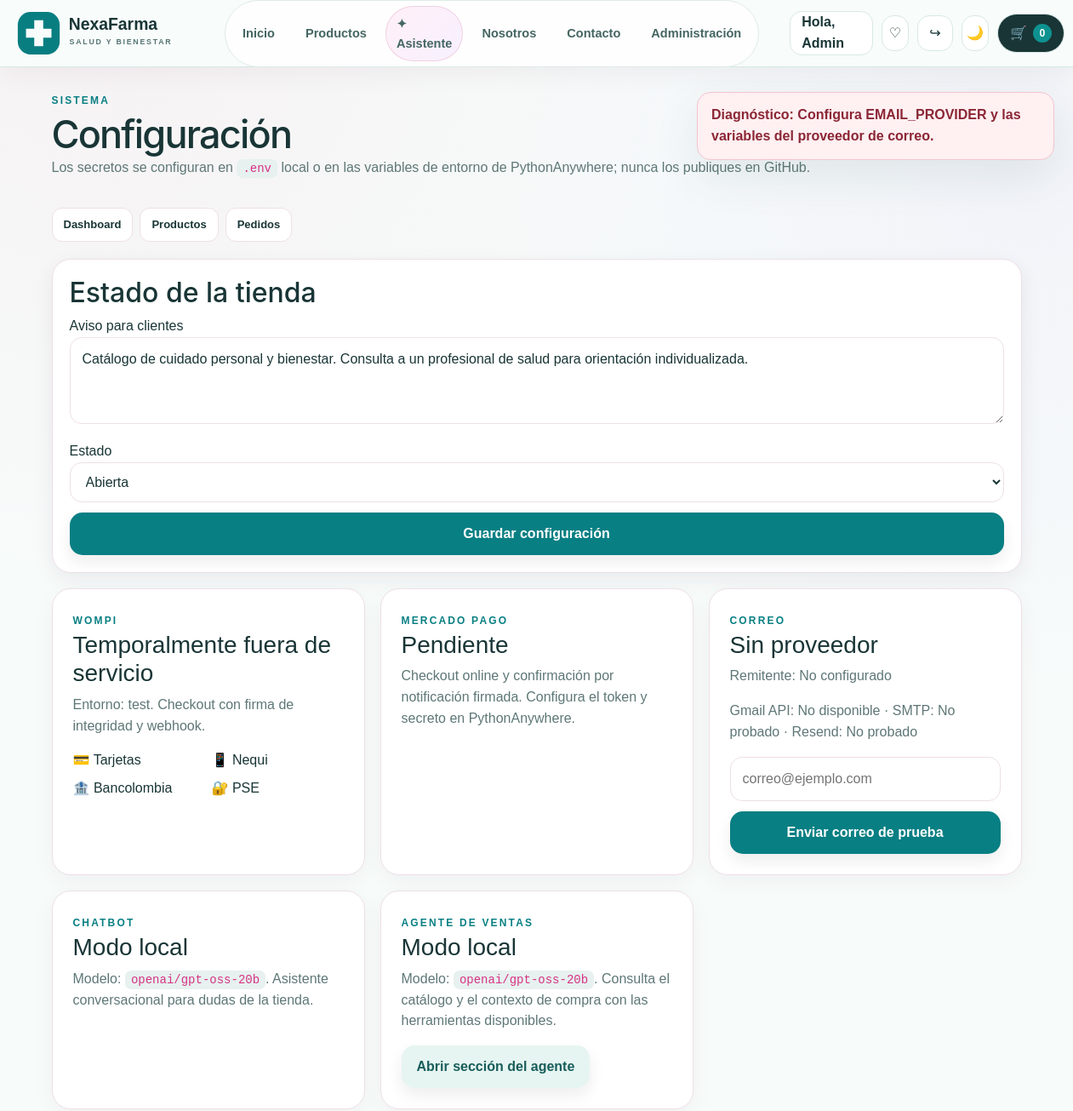
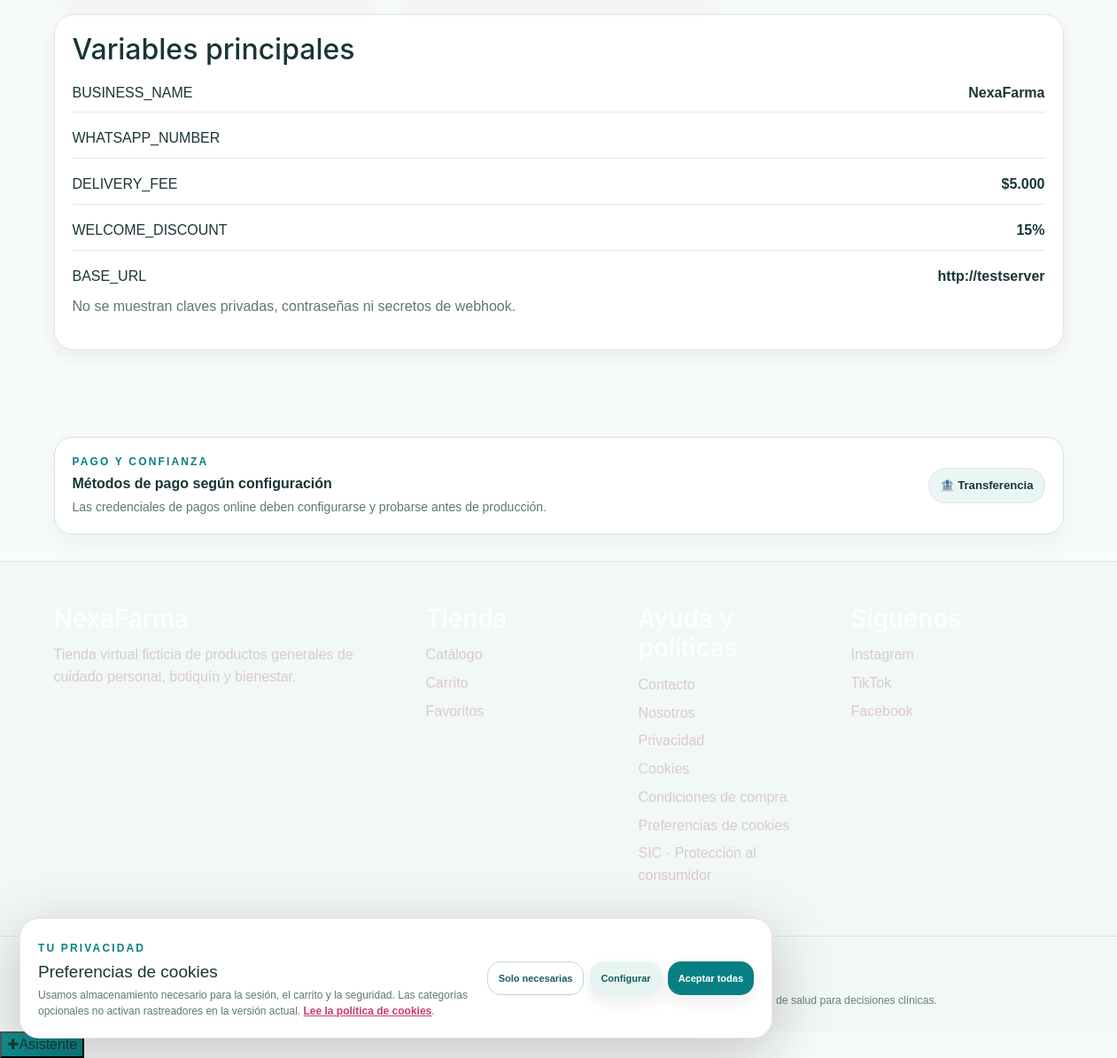
/admin/configuracion (signed in), run on the app's committed database (2 pictures, top to bottom).
### tables this page shows
CREATE TABLE users(
            id INTEGER PRIMARY KEY AUTOINCREMENT,
            first_name TEXT NOT NULL,
            last_name TEXT NOT NULL,
            email TEXT UNIQUE NOT NULL,
            phone TEXT,
            password_hash TEXT NOT NULL,
            google_sub TEXT,
            address TEXT,
            city TEXT,
            neighborhood TEXT,
            is_admin INTEGER DEFAULT 0,
            is_active INTEGER DEFAULT 1,
            created_at TEXT NOT NULL,
            updated_at TEXT
        );

CREATE TABLE site_settings(
            key TEXT PRIMARY KEY,
            value TEXT
        );

### app.py (the view, shortened to what this page needs)
@app.route("/admin/configuracion",methods=["GET","POST"])
@admin_required
def admin_config():
    return render_template("admin_config.html",chatbot_model=CHATBOT_MODEL,smtp_enabled=smtp_configured(),resend_enabled=resend_configured(),email_provider=email_provider_name(),email_diagnostics=email_diagnostics(),wompi_enabled=wompi_is_available(),wompi_temporarily_unavailable=WOMPI_TEMPORARILY_UNAVAILABLE,mercadopago_enabled=mercadopago_is_configured(),wompi_environment=WOMPI_ENVIRONMENT,mail_from=GMAIL_API_FROM or RESEND_FROM or SMTP_FROM)

### app.py (called while the page is built, shortened)
def money(value):
    return f"${int(value or 0):,.0f}".replace(",", ".")

def db():
    conn = sqlite3.connect(DB, timeout=15)
    conn.row_factory = sqlite3.Row
    conn.execute("PRAGMA foreign_keys=ON")
    conn.execute("PRAGMA journal_mode=WAL")
    return conn

def current_user():
    uid = session.get("user_id")
    if not uid:
        return None
    conn = db()
    user = conn.execute("SELECT * FROM users WHERE id=? AND is_active=1", (uid,)).fetchone()
    conn.close()
    return user

def admin_required(func):
    @wraps(func)
    def wrapped(*args, **kwargs):
        user = current_user()
        if not user or not user["is_admin"]:
            flash("Debes iniciar sesión como administrador.", "error")
            return redirect(url_for("login", next=request.path))
        return func(*args, **kwargs)
    return wrapped

def csrf_token_value():
    token = session.get("csrf_token")
    if not token:
        token = secrets.token_urlsafe(32)
        session["csrf_token"] = token
    return token

def verify_csrf():
    if request.method not in {"POST", "PUT", "PATCH", "DELETE"}:
        return

@app.before_request
def global_guards():
    verify_csrf()
    if session.get("must_change_password") and request.endpoint not in {"change_password", "logout", "static"}:
        return redirect(url_for("change_password"))

def safe_site_settings():
    settings = {"store_status": "open", "business_notice": "Catálogo de cuidado personal, higiene, botiquín y bienestar. Consulta a un profesional para orientación sanitaria individual."}
    try:
        conn = db()
        rows = conn.execute("SELECT key,value FROM site_settings").fetchall()
        conn.close()
        settings.update({r["key"]: r["value"] for r in rows})
    except Exception:
        app.logger.exception("No se pudieron cargar site_settings")
    return settings

def wompi_is_configured():
    return bool(WOMPI_PUBLIC_KEY and WOMPI_INTEGRITY_SECRET and WOMPI_EVENTS_SECRET)

def wompi_is_available():
    return wompi_is_configured() and not WOMPI_TEMPORARILY_UNAVAILABLE

def mercadopago_is_configured():
    parsed = urlparse(BASE_URL)
    return bool(MERCADOPAGO_ACCESS_TOKEN and MERCADOPAGO_WEBHOOK_SECRET and (parsed.scheme == "https" or parsed.hostname in {"localhost", "127.0.0.1"}))

def smtp_configured():
    return bool(SMTP_HOST and SMTP_FROM)

def resend_configured():
    return bool(RESEND_API_KEY and RESEND_FROM)

### templates/admin_config.html
{% extends 'base.html' %}{% block title %}Configuración | Admin{% endblock %}{% block content %}<section class="container admin-shell"><div class="admin-header"><div><span class="eyebrow">SISTEMA</span><h1>Configuración</h1><p class="muted">Los secretos se configuran en <code>.env</code> local o en las variables de entorno de PythonAnywhere; nunca los publiques en GitHub.</p></div></div><nav class="admin-nav"><a href="{{ url_for('admin') }}">Dashboard</a><a href="{{ url_for('admin_products') }}">Productos</a><a href="{{ url_for('admin_orders') }}">Pedidos</a></nav><section class="admin-card"><h2>Estado de la tienda</h2><form class="admin-form" method="post"><input type="hidden" name="csrf_token" value="{{ csrf_token }}"><label>Aviso para clientes<textarea class="field" name="business_notice" rows="3">{{ site_settings.get('business_notice','') }}</textarea></label><label>Estado<select class="field" name="store_status"><option value="open" {% if site_settings.get('store_status','open')=='open' %}selected{% endif %}>Abierta</option><option value="closed" {% if site_settings.get('store_status')=='closed' %}selected{% endif %}>Cerrada</option></select></label><button class="btn btn-primary" type="submit">Guardar configuración</button></form></section><div class="info-grid" style="margin-top:18px"><article class="info-card"><span class="eyebrow">WOMPI</span><h3>{{ 'Temporalmente fuera de servicio' if wompi_temporarily_unavailable else ('Configurado' if wompi_enabled else 'Pendiente') }}</h3><p class="muted">Entorno: {{ wompi_environment }}. Checkout con firma de integridad y webhook.</p><div class="payment-method-grid"><span>💳 Tarjetas</span><span>📱 Nequi</span><span>🏦 Bancolombia</span><span>🔐 PSE</span></div></article><article class="info-card"><span class="eyebrow">MERCADO PAGO</span><h3>{{ "Configurado" if mercadopago_enabled else "Pendiente" }}</h3><p class="muted">Checkout online y confirmación por notificación firmada. Configura el token y secreto en PythonAnywhere.</p></article><article class="info-card"><span class="eyebrow">CORREO</span><h3>{{ email_provider }}</h3><p class="muted">Remitente: {{ mail_from or 'No configurado' }}</p><p class="muted">Gmail API: {{ 'Token válido' if email_diagnostics.gmail_api else 'No disponible' }} · SMTP: {{ 'Conectado' if email_diagnostics.smtp_connection else 'No probado' }} · Resend: {{ 'Conectado' if email_diagnostics.resend_api else 'No probado' }}</p>{% if email_diagnostics.error %}<p class="flash error" role="status">Diagnóstico: {{ email_diagnostics.error }}</p>{% endif %}<form method="post" action="{{ url_for('admin_email_test') }}" class="admin-form" style="margin-top:12px"><input type="hidden" name="csrf_token" value="{{ csrf_token }}"><input class="field" type="email" name="test_email" placeholder="correo@ejemplo.com" required><button class="btn btn-primary" type="submit">Enviar correo de prueba</button></form></article><article class="info-card"><span class="eyebrow">CHATBOT</span><h3>{{ 'IA activa' if chatbot_ai else 'Modo local' }}</h3><p class="muted">Modelo: <code>{{ chatbot_model }}</code>. Asistente conversacional para dudas de la tienda.</p></article><article class="info-card"><span class="eyebrow">AGENTE DE VENTAS</span><h3>{{ 'IA activa' if agent_ai else 'Modo local' }}</h3><p class="muted">Modelo: <code>{{ agent_model }}</code>. Consulta el catálogo y el contexto de compra con las herramientas disponibles.</p><a class="btn btn-soft" href="{{ url_for('agent_page') }}">Abrir sección del agente</a></article></div><section class="admin-card" style="margin-top:18px"><h2>Variables principales</h2><div class="info-list"><div class="info-row"><span>BUSINESS_NAME</span><b>{{ config.name }}</b></div><div class="info-row"><span>WHATSAPP_NUMBER</span><b>{{ config.whatsapp }}</b></div><div class="info-row"><span>DELIVERY_FEE</span><b>{{ config.delivery_fee|money }}</b></div><div class="info-row"><span>WELCOME_DISCOUNT</span><b>{{ config.discount }}%</b></div><div class="info-row"><span>BASE_URL</span><b>{{ request.host_url.rstrip('/') }}</b></div></div><p class="muted">No se muestran claves privadas, contraseñas ni secretos de webhook.</p></section></section>{% endblock %}

### templates/base.html (shortened to what this page needs)
<!doctype html>
<html lang="es" data-theme="light">
<head>
  <link rel="stylesheet" href="https://cdn.jsdelivr.net/npm/bootstrap@5.3.8/dist/css/bootstrap.min.css">
  <link rel="stylesheet" href="{{ url_for('static',filename='css/style.css') }}">
  <link rel="stylesheet" href="{{ url_for('static',filename='css/pharmacy-theme.css') }}">
</head>
<body class="premium-store">
<header class="site-header"><div class="header-inner">
  <a class="brand" href="{{ url_for('home') }}" aria-label="NexaFarma, inicio"><img src="{{ url_for('static',filename='logo.svg') }}" alt="NexaFarma"></a>
  <nav class="desktop-nav" aria-label="Navegación principal">
    <a class="{% if request.endpoint == 'home' %}is-current{% endif %}" href="{{ url_for('home') }}">Inicio</a><a class="{% if request.endpoint in ['menu','product'] %}is-current{% endif %}" href="{{ url_for('menu') }}">Productos</a>
    <a class="nav-agent-link{% if request.endpoint == 'agent_page' %} is-current{% endif %}" href="{{ url_for('agent_page') }}">✦ Asistente</a>
    <a href="{{ url_for('about') }}">Nosotros</a><a href="{{ url_for('contact') }}">Contacto</a>
    {% if user and user.is_admin %}<a href="{{ url_for('admin') }}">Administración</a>{% endif %}
  </nav>
  <div class="header-actions">
    {% if user %}<a class="account-pill" href="{{ url_for('account') }}">Hola, {{ user.first_name }}</a><a class="icon-btn" href="{{ url_for('favorites_page') }}" aria-label="Favoritos" title="Favoritos">♡</a>
      <form class="inline-form logout-form" method="post" action="{{ url_for('logout') }}"><input type="hidden" name="csrf_token" value="{{ csrf_token }}"><button class="icon-btn" type="submit" aria-label="Cerrar sesión" title="Cerrar sesión">↪</button></form>
    {% else %}<a class="account-pill" href="{{ url_for('login') }}">Entrar</a>{% endif %}
    <button class="icon-btn" id="themeToggle" type="button" aria-label="Cambiar tema" title="Cambiar tema">◐</button>
    <a class="cart-pill" href="{{ url_for('cart_view') }}" aria-label="Carrito">🛒 <span>{{ cart_count }}</span></a>
  </div>
</div>
</header>
<main id="main-content">{% block content %}{% endblock %}</main>
<section class="payment-trust container" aria-label="Medios de pago"><div class="payment-trust-copy"><span class="eyebrow">PAGO Y CONFIANZA</span><b>{% if mercadopago_enabled %}Checkout disponible con Mercado Pago{% elif wompi_enabled %}Checkout disponible con Wompi{% else %}Métodos de pago según configuración{% endif %}</b><small>{% if mercadopago_enabled %}El pago se procesa en el entorno de Mercado Pago configurado.{% elif wompi_enabled %}Los medios habilitados dependen de tu comercio.{% else %}Las credenciales de pagos online deben configurarse y probarse antes de producción.{% endif %}</small></div><div class="payment-trust-badges">{% if mercadopago_enabled %}<span>💳 Mercado Pago</span>{% elif wompi_enabled %}<span>💳 Pagos online</span>{% else %}<span>🏦 Transferencia</span>{% endif %}</div></section>
<footer><div class="footer-main container">
  <div><h3>{{ config.name }}</h3><p class="muted">Tienda virtual ficticia de productos generales de cuidado personal, botiquín y bienestar.</p></div>
  <div><h3>Tienda</h3><a href="{{ url_for('menu') }}">Catálogo</a><a href="{{ url_for('cart_view') }}">Carrito</a>{% if user %}<a href="{{ url_for('favorites_page') }}">Favoritos</a>{% endif %}</div>
  <div><h3>Ayuda y políticas</h3><a href="{{ url_for('contact') }}">Contacto</a><a href="{{ url_for('about') }}">Nosotros</a><a href="{{ url_for('privacy_policy') }}">Privacidad</a><a href="{{ url_for('cookie_policy') }}">Cookies</a><a href="{{ url_for('terms_policy') }}">Condiciones de compra</a><a href="#" id="cookiePreferencesOpen">Preferencias de cookies</a>{% if config.whatsapp %}<a href="https://wa.me/{{ config.whatsapp }}" target="_blank" rel="noopener noreferrer">WhatsApp</a>{% endif %}<a href="https://www.sic.gov.co/" target="_blank" rel="noopener noreferrer">SIC · Protección al consumidor</a></div>
  <div><h3>Síguenos</h3><a href="{{ config.instagram }}" target="_blank" rel="noopener">Instagram</a><a href="{{ config.tiktok }}" target="_blank" rel="noopener">TikTok</a><a href="{{ config.facebook }}" target="_blank" rel="noopener">Facebook</a></div>
</div><div class="footer-bottom"><div class="container">© {{ year }} {{ config.name }} · {{ config.address }}{% if config.business_phone %} · {{ config.business_phone }}{% endif %}</div></div>
<div class="health-disclaimer container">Proyecto académico con marca ficticia. El catálogo no es asesoría médica ni confirma la autorización sanitaria de productos. Consulta a un profesional de salud para decisiones clínicas.</div></footer>
<section id="cookieConsentBanner" class="cookie-consent" role="dialog" aria-label="Preferencias de cookies" aria-describedby="cookieConsentText" hidden>
  <div class="cookie-consent-copy"><span class="eyebrow">TU PRIVACIDAD</span><h2>Preferencias de cookies</h2><p id="cookieConsentText">Usamos almacenamiento necesario para la sesión, el carrito y la seguridad. Las categorías opcionales no activan rastreadores en la versión actual. <a href="{{ url_for('cookie_policy') }}">Lee la política de cookies</a>.</p></div>
  <div class="cookie-consent-actions"><button id="cookieAcceptNecessary" class="btn btn-outline" type="button">Solo necesarias</button><button id="cookieCustomize" class="btn btn-soft" type="button" aria-expanded="false">Configurar</button><button id="cookieAcceptAll" class="btn btn-primary" type="button">Aceptar todas</button></div>
</section>
<div id="agentWidget" class="agent-widget" data-agent-mode="widget"><button id="agentWidgetToggle" class="agent-widget-toggle" type="button" aria-expanded="false" aria-controls="agentWidgetPanel"><span aria-hidden="true">✚</span><span>Asistente</span></button></div>
</body></html>

### static/css/pharmacy-theme.css (style rules this page uses)
:root { --bg:#f7fbfa;--surface:#ffffff;--surface-2:#eaf6f3;--text:#193536;--muted:#5e7776;--line:#d7e9e5; --primary:#0e9290;--primary-dark:#087f83;--soft:#edf5fb;--success:#177b57;--warning:#9b6500;--danger:#b52d3e; --shadow:0 18px 55px rgba(19,73,72,.09);--radius:24px;--max:1200px; --nf-deep:#103f43;--nf-mint:#dff5ef;--nf-blue:#eaf3fa;--nf-aqua:#b5e7db; }
html { scroll-padding-top:90px }
body { background:var(--bg);color:var(--text) }
.site-header { background:rgba(248,252,251,.94);border-bottom-color:rgba(207,229,223,.85) }
.brand img { width:220px;max-height:54px }
.desktop-nav a { font-size:.91rem }
.desktop-nav { gap:8px;margin-left:auto;margin-right:12px;padding:6px;border:1px solid #dcebe7;border-radius:999px;background:rgba(255,255,255,.72) }
.desktop-nav a { padding:10px 14px;border-radius:999px;color:#456663;font-weight:800;transition:background .18s,color .18s,box-shadow .18s }
.desktop-nav a::after { display:none }
.desktop-nav .nav-agent-link { color:#456663 }
.btn-primary { background:var(--primary-dark);border-color:var(--primary-dark);color:white }
.btn-soft { background:#e6f5f1;color:#175d5b }
.btn-outline { border-color:#bdd9d4;color:#205d5b }
.eyebrow,.product-meta,.section-link { color:var(--primary-dark) }
.flash.error { border-color:#f2c4cc;background:#fff0f2;color:#8b2635 }
.payment-trust { border-color:#d1e7e2;background:#fff }
footer { background:#f1f8f6 }
.footer-bottom { border-color:#d4e6e2 }
.health-disclaimer { padding:14px 0 24px;color:#69817e;font-size:.76rem;line-height:1.6 }
.agent-widget-toggle,.agent-widget .agent-input button { background:linear-gradient(135deg,#0e9290,#087f83) }

### data on the page
users: first_name "Admin", name "NexaFarma"
site_settings: business_notice "Catálogo de cuidado personal y bienestar. Consulta a un profesional de salud para orientación individualizada."
site_settings: store_status "Abierta"

### other printed values
{{ cart_count }} "0"
{{ wompi_environment }} "test"
{{ "Configurado" if mercadopago_enabled else "Pendiente" }} "Pendiente"
{{ email_provider }} "Sin proveedor"
{{ mail_from or 'No configurado' }} "No configurado"
{{ 'Token válido' if email_diagnostics.gmail_api else 'No disponible' }} "No disponible"
{{ 'Conectado' if email_diagnostics.smtp_connection else 'No probado' }} "No probado"
{{ 'Conectado' if email_diagnostics.resend_api else 'No probado' }} "No probado"
{{ email_diagnostics.error }} "Configura EMAIL_PROVIDER y las variables del proveedor de correo."
{{ 'IA activa' if chatbot_ai else 'Modo local' }} "Modo local"
{{ chatbot_model }} "openai/gpt-oss-20b"
{{ 'IA activa' if agent_ai else 'Modo local' }} "Modo local"
{{ agent_model }} "openai/gpt-oss-20b"
{{ config.delivery_fee|money }} "$5.000"
{{ config.discount }} "15"
